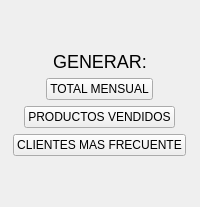
         <widget class="QWidget" name="vista_data">
          <property name="styleSheet">
           <string notr="true">QPushButton{
	min-width: 12em;
}</string>
          </property>
          <layout class="QVBoxLayout" name="verticalLayout_10">
           <item>
            <spacer name="verticalSpacer">
             <property name="orientation">
              <enum>Qt::Orientation::Vertical</enum>
             </property>
             <property name="sizeHint" stdset="0">
              <size>
               <width>20</width>
               <height>40</height>
              </size>
             </property>
            </spacer>
           </item>
           <item alignment="Qt::AlignmentFlag::AlignHCenter">
            <widget class="QLabel" name="label_6">
             <property name="styleSheet">
              <string notr="true">font-size:18px;</string>
             </property>
             <property name="text">
              <string>GENERAR:</string>
             </property>
            </widget>
           </item>
           <item alignment="Qt::AlignmentFlag::AlignHCenter">
            <widget class="QPushButton" name="boton_mensual_data">
             <property name="cursor">
              <cursorShape>PointingHandCursor</cursorShape>
             </property>
             <property name="text">
              <string>TOTAL MENSUAL</string>
             </property>
            </widget>
           </item>
           <item alignment="Qt::AlignmentFlag::AlignHCenter">
            <widget class="QPushButton" name="boton_producto_data">
             <property name="cursor">
              <cursorShape>PointingHandCursor</cursorShape>
             </property>
             <property name="text">
              <string>PRODUCTOS VENDIDOS</string>
             </property>
            </widget>
           </item>
           <item alignment="Qt::AlignmentFlag::AlignHCenter">
            <widget class="QPushButton" name="boton_cliente_data">
             <property name="cursor">
              <cursorShape>PointingHandCursor</cursorShape>
             </property>
             <property name="text">
              <string>CLIENTES MAS FRECUENTE</string>
             </property>
            </widget>
           </item>
           <item>
            <spacer name="verticalSpacer_7">
             <property name="orientation">
              <enum>Qt::Orientation::Vertical</enum>
             </property>
             <property name="sizeHint" stdset="0">
              <size>
               <width>20</width>
               <height>40</height>
              </size>
             </property>
            </spacer>
           </item>
          </layout>
         </widget>
